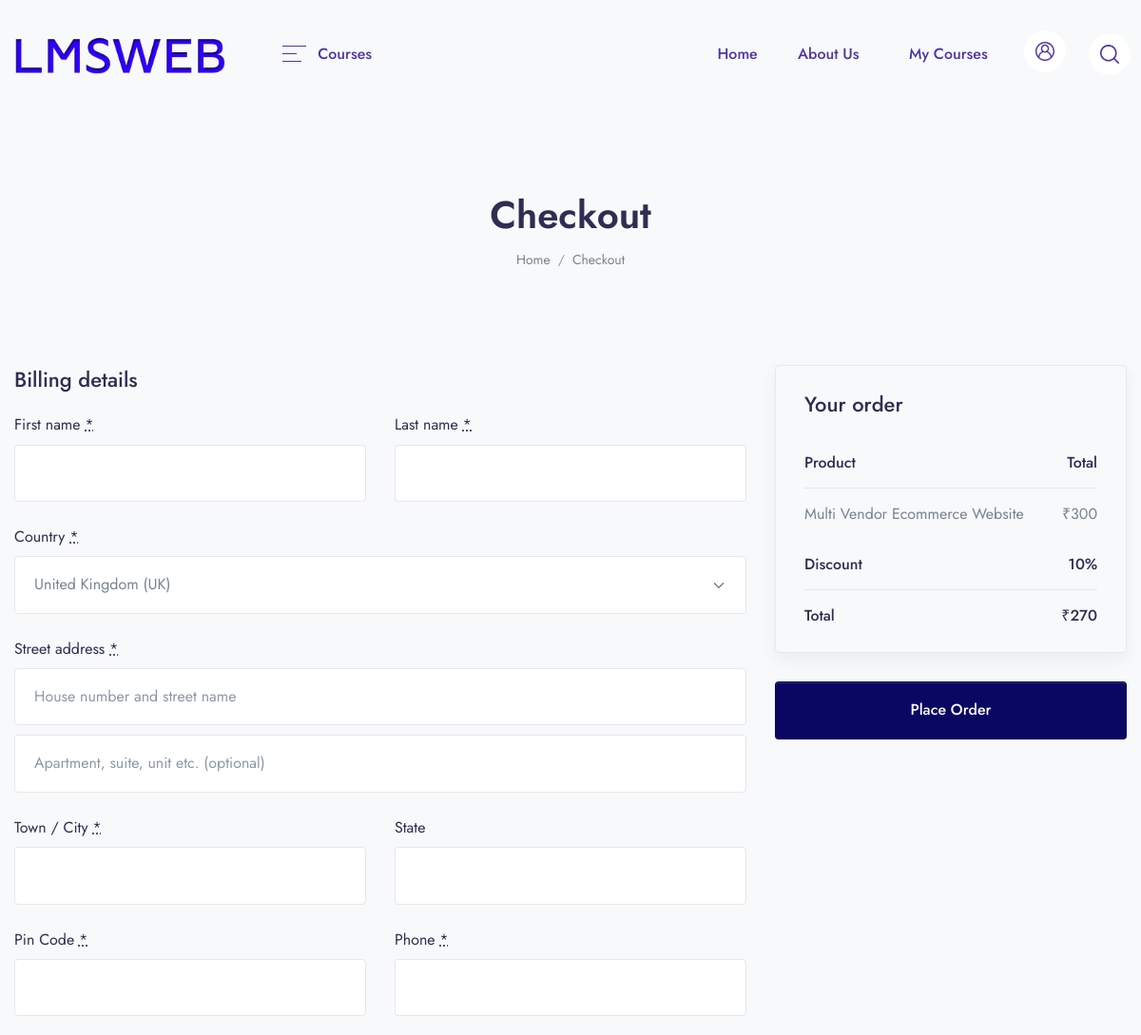
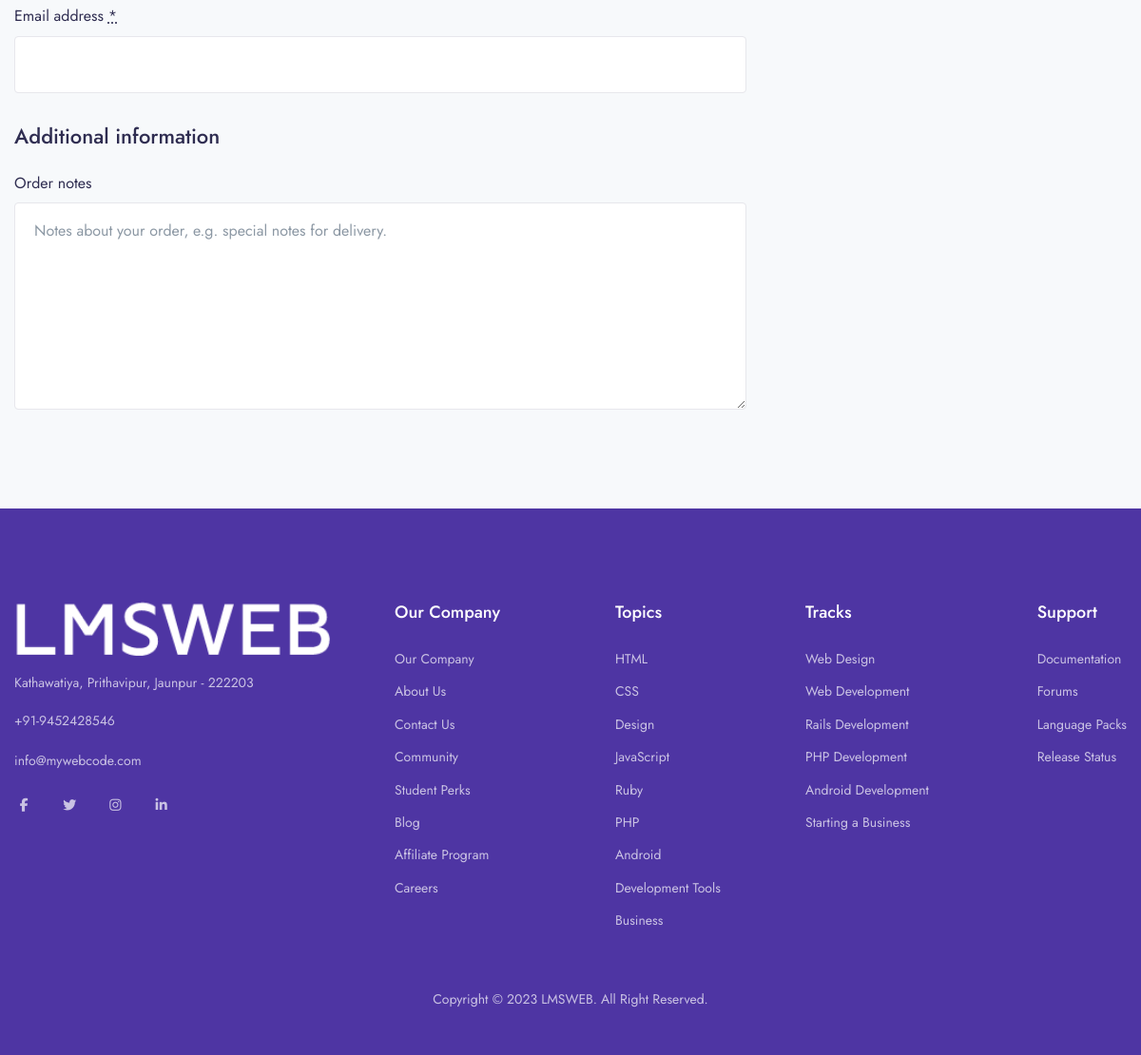
The app's page /checkout/multi-vendor-ecommerce-website/ with its own data (2 pictures, top to bottom).
### app/models.py (models this page shows, shortened)
class Course(models.Model):
    certificate_choice = (
        ('No', 'No'),
        ('Yes', 'Yes'),
    )
    title = models.CharField(max_length=500)
    slug = models.SlugField(default='', max_length=500, null=True, blank=True)
    featured_image = models.ImageField(upload_to="Media/featured_img",null=True)
    featured_video = models.CharField(max_length=300,null=True)
    description = models.TextField()
    price = models.IntegerField(null=True,default=0)
    discount = models.IntegerField(null=True)
    category = models.ForeignKey(Categories,on_delete=models.CASCADE)
    level = models.ForeignKey(Level,on_delete=models.CASCADE,null=True)
    author = models.ForeignKey(Author,on_delete=models.CASCADE,null=True)
    language = models.ForeignKey(Language,on_delete=models.CASCADE,null=True)
    deadline = models.CharField(max_length=100,null=True)
    created_on = models.DateTimeField(default=timezone.now)
    updated_on = models.DateTimeField(auto_now=True)
    status = models.IntegerField(choices=STATUS, default=0)
    certificate = models.CharField(choices=certificate_choice, default='No', max_length=100)

### lmsweb/views.py (the view, shortened to what this page needs)
# urls.py: path('checkout/<slug:slug>/', views.checkout, name='checkout'),
def checkout(request,slug):
    course = Course.objects.get(slug = slug)
    action = request.GET.get('action')
    order=None
    payment = None
    context ={
         'course': course,
         'order': order,
     }
    return render (request, 'checkout/checkout.html', context)

### app/templatetags/course_tags.py (called while the page is built)
@register.simple_tag
def discount_calculation(price,discount):
    if discount is None or discount is 0:
        return price
    sellprice = price
    sellprice = price - (price * discount/100)
    return math.floor(sellprice)

### templates/checkout/checkout.html (shortened to what this page needs)
{% extends 'base.html' %}
{% load static %}
{% block content %}
{% load course_tags %}
    <header class="py-8 py-md-10" style="background-image: none;">
        <div class="container text-center py-xl-2">
            <h1 class="display-4 fw-semi-bold mb-0">Checkout</h1>
            <nav aria-label="breadcrumb">
                <ol class="breadcrumb breadcrumb-scroll justify-content-center">
                    <li class="breadcrumb-item">
                        <a class="text-gray-800" href="#">
                            Home
                        </a>
                    </li>
                    <li class="breadcrumb-item text-gray-800 active" aria-current="page">
                        Checkout
                    </li>
                </ol>
            </nav>
        </div>
    </header>
    <div class="container pb-6 pb-xl-10">
        <form class="checkout woocommerce-checkout" method="POST" action="?action=create_payment">
            <div class="col2-set" id="customer_details">
                <div class="col-1">
                    <div class="woocommerce-billing-fields">
                        <h3>Billing details</h3>
                        <div class="woocommerce-billing-fields__field-wrapper">
                            <p class="form-row form-row-first validate-required woocommerce-invalid woocommerce-invalid-required-field" id="billing_first_name_field" data-priority="10">
                                <label for="billing_first_name" class="">First name <abbr class="required" title="required">*</abbr></label>
                                <input type="text" class="input-text " name="first_name" id="billing_first_name" placeholder="" value="{{user.first_name}}" required>
                            </p>
                            <p class="form-row form-row-last validate-required" id="billing_last_name_field" data-priority="20">
                                <label for="billing_last_name" class="">Last name <abbr class="required" title="required">*</abbr></label>
                                <input type="text" class="input-text " name="last_name" id="billing_last_name" placeholder="" value="{{user.last_name}}" required>
                            </p>
                            <p class="form-row form-row-wide address-field update_totals_on_change validate-required woocommerce-validated" id="billing_country_field" data-priority="40">
                                <label for="billing_country" class="">Country <abbr class="required" title="required">*</abbr></label>
                                <select name="country" id="billing_country" class="country_to_state country_select  select2-hidden-accessible" autocomplete="country" tabindex="-1" aria-hidden="true" required>
                                    <option value="GB" selected="selected">United Kingdom (UK)</option>
                                </select>
                            </p>
                            <p class="form-row form-row-wide address-field validate-required" id="billing_address_1_field" data-priority="50">
                                <label for="billing_address_1" class="">Street address <abbr class="required" title="required">*</abbr></label>
                                <input type="text" class="input-text " name="address_1" id="billing_address_1" placeholder="House number and street name"  autocomplete="address-line1" required>
                            </p>
                            <p class="form-row form-row-wide address-field" id="billing_address_2_field" data-priority="60">
                                <input type="text" class="input-text " name="address_2" id="billing_address_2" placeholder="Apartment, suite, unit etc. (optional)" autocomplete="address-line2">
                            </p>
                            <p class="form-row form-row-wide address-field validate-required" id="billing_city_field" data-priority="70" data-o_class="form-row form-row-wide address-field validate-required">
                                <label for="billing_city" class="">Town / City <abbr class="required" title="required">*</abbr></label>
                                <input type="text" class="input-text " name="city" id="billing_city" placeholder=""  autocomplete="address-level2" required>
                            </p>
                            <p class="form-row form-row-wide address-field validate-state" id="billing_state_field" data-priority="80" data-o_class="form-row form-row-wide address-field validate-state">
                                <label for="billing_state" class="">State</label>
                                <input type="text" class="input-text " placeholder="" name="state" id="billing_state" autocomplete="address-level1" required>
                            </p>
                            <p class="form-row form-row-wide address-field validate-postcode validate-required" id="billing_postcode_field" data-priority="90" data-o_class="form-row form-row-wide address-field validate-required validate-postcode">
                                <label for="billing_postcode" class="">Pin Code <abbr class="required" title="required">*</abbr></label>
                                <input type="text" class="input-text " name="postcode" id="billing_postcode" placeholder=""  autocomplete="postal-code" required>
                            </p>
                            <p class="form-row form-row-first validate-required validate-phone" id="billing_phone_field" data-priority="100">
                                <label for="billing_phone" class="">Phone <abbr class="required" title="required">*</abbr></label>
                                <input type="tel" class="input-text " name="phone" id="billing_phone" placeholder=""  autocomplete="tel" required>
                            </p>
                            <p class="form-row form-row-last validate-required validate-email" id="billing_email_field" data-priority="110">
                                <label for="billing_email" class="">Email address <abbr class="required" title="required">*</abbr></label>
                                <input type="email" class="input-text " name="email" id="billing_email" placeholder="" value="{{user.email}}" autocomplete="email" required>
                            </p>
                        </div>
                    </div>
                </div>
                <div class="col-2">
                    <div class="woocommerce-additional-fields">
                        <h3>Additional information</h3>
                        <div class="woocommerce-additional-fields__field-wrapper">
                            <p class="form-row notes" id="order_comments_field" data-priority=""><label for="order_comments" class="">Order notes</label><textarea name="order_comments" class="input-text " id="order_comments" placeholder="Notes about your order, e.g. special notes for delivery." rows="7" cols="5"></textarea></p>
                        </div>
                    </div>
                </div>
            </div>
            <div id="order_review" class="woocommerce-checkout-review-order">
                <div class="woocommerce-checkout-review-order-inner">
                    <h3 id="order_review_heading">Your order</h3>
                    <table class="shop_table woocommerce-checkout-review-order-table">
                        <thead>
                            <tr>
                                <th class="product-name">Product</th>
                                <th class="product-total">Total</th>
                            </tr>
                        </thead>
                        <tbody>
                            <tr class="cart_item">
                                <td class="product-name">
                                    {{course.title}}
                                </td>
                                <td class="product-total">
                                    <span class="woocommerce-Price-amount amount">
                                        <span class="woocommerce-Price-currencySymbol">₹</span>
                                        {{course.price}}
                                    </span>
                                </td>
                            </tr>
                        </tbody>
                        <tfoot>
                            <tr class="cart-subtotal">
                                <th>Discount</th>
                                <td><span class="woocommerce-Price-amount amount">{{course.discount}}%</span></td>
                            </tr>
                            <tr class="order-total">
                                <th>Total</th>
                                <td><strong><span class="woocommerce-Price-amount amount"><span class="woocommerce-Price-currencySymbol">₹</span>{% discount_calculation course.price course.discount %}</span></strong> </td>
                            </tr>
                        </tfoot>
                    </table>
                </div>
                <div id="payment" class="woocommerce-checkout-payment">
                    <div class="form-row place-order">
                        <button type="submit" class="btn btn-primary btn-block">Place Order</button>
                    </div>
                </div>
            </div>
        </form>
    </div>
{% endblock %}

### records on screen
Course: title "Multi Vendor Ecommerce Website", price "300", discount "10", price+discount "270"
